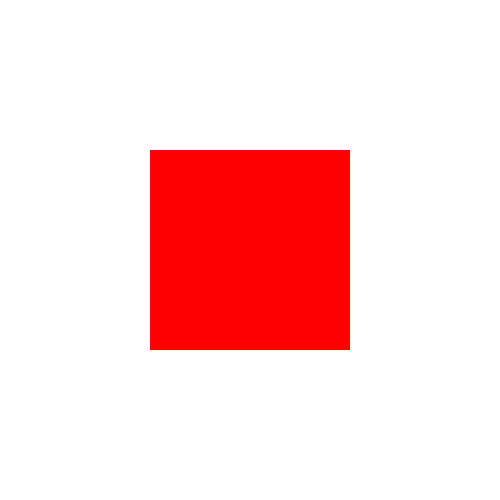
Frame 1 (no input)
Frame 60 (the mouse pressed at the canvas centre just before this capture): identical to frame 1, image omitted
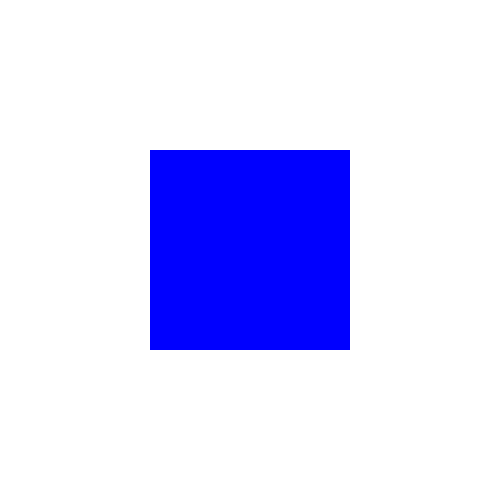
Frame 120 (the mouse held since frame 60 and released just before this capture)

The Processing sketch that drew these frames (run headless with seeded random() and noise(); from frame 60 on, the mouse is pressed at the canvas centre):

// Processing sketch: processing_184367
// ── processing_184367.pde

void setup() {
  size(500,500);
  background(255);}
  
  void draw() {
    int x = 255; 
    noStroke();
    fill(x,0,0);
    rectMode(CENTER);
    rect(250,250,200,200);
    
    if(mouseX>150 && mouseX<350 && mouseY>150 && mouseY<350) 
    {fill(0,0,x); rect(250,250,200,200);}
    
    
  }
    
